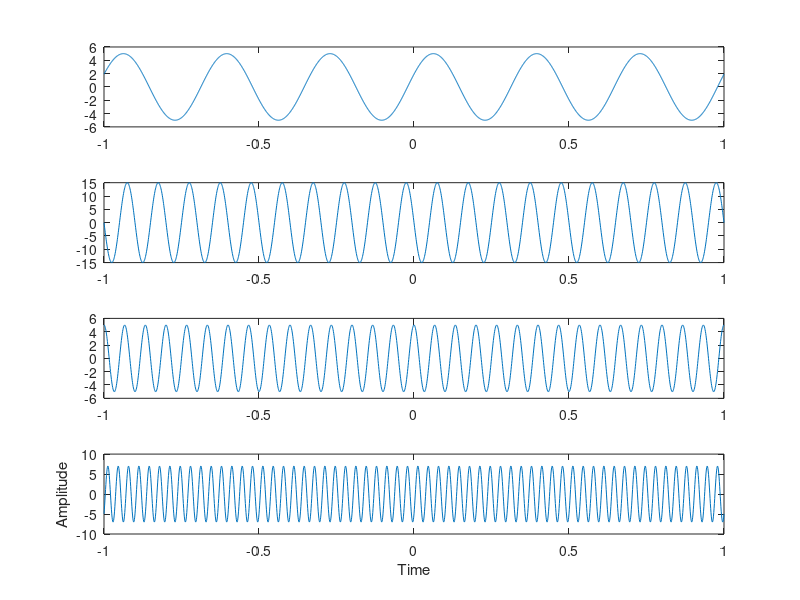
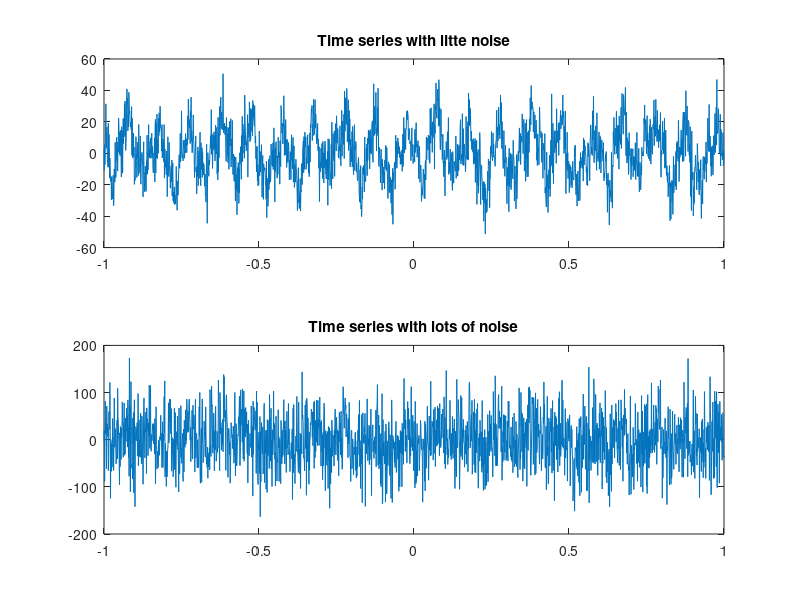
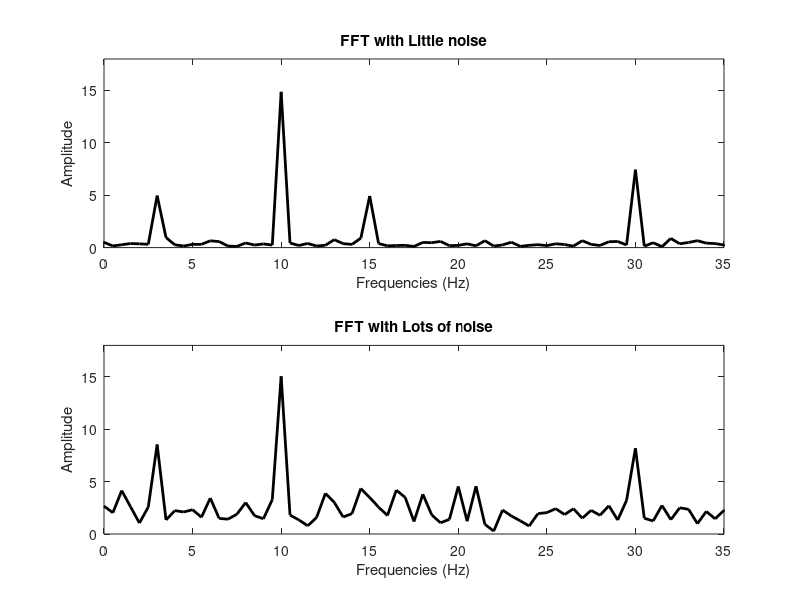

Reproduce these figures in MATLAB, in order. (Note: this script raises an error after producing the figures.)
%%%%%%%% Problem set: Spectral analyses %%%%%%%%%%

%% 1. Generate 10 seconds of data at 1 Hz, comprising 4 sine waves with
% different frequencies (1-30 Hz) and different amplitudes

srate = 1000;
frex = [3 10 15 30];
amplit = [5 15 5 7];
phases = [pi/8 pi pi/2 -pi/4];
time = -1:1/srate:1;
pnts = length(time);
% Create sine waves
sine_waves =  zeros(length(frex),length(time));

for fi=1:length(frex)
    sine_waves(fi,:) = amplit(fi) * sin(2*pi*time*frex(fi) + phases(fi));
end

littleNoise = randn(size(time)) * 10;
lotsofNoise = randn(size(time)) * 50;

figure(1), clf

for snum=1:4
    subplot(4,1,snum)
    plot(time,sine_waves(snum,:))
end
xlabel("Time"), ylabel("Amplitude")

% Plot summed sine waves with little noise
figure(2), clf
subplot(211)
plot(time, sum(sine_waves)+littleNoise)
title('Time series with litte noise')

subplot(212)
plot(time, sum(sine_waves)+lotsofNoise)
title('Time series with lots of noise')

%% 2. Compute the power spectrum of the simulated time series (use FFT)

figure(3), clf

for noisei=1:2
    % FFT
    if noisei==1
        f = fft(sum(sine_waves,1)+littleNoise)/pnts;
    else
        f = fft(sum(sine_waves,1)+lotsofNoise)/pnts;
    end
    % compute frequencies in Hz
    hz = linspace(0,srate,pnts);
    % plot the amplitude spectrum
    
    subplot(2,1,noisei)
    plot(hz,2*abs(f),'k','linew',2)
    xlabel('Frequencies (Hz)'), ylabel('Amplitude')
    set(gca,'xlim',[0 35], 'ylim', [0 max(amplit)*1.2])

    if noisei==1
        title('FFT with Little noise')
    else
        title('FFT with Lots of noise')
    end
end

%% 3. Compute the power spectrum of data from electrode 7 in the laminar V1 dât.

% load the LFP data
load v1_laminar.mat
pnts = length(timevec);
% pick which channel
chan2use = 7;

% FFT of all trials individually
powspectSeparate = fft(squeeze(csd(chan2use,:,:)),[],1)/pnts;
% Average the single-trial spectra together
powspectSeparate = mean(2*abs(powspectSeparate),1);

% now average first, then take the FFT of the trial average
powspectAverage = 2 * abs(fft(mean(csd(chan2use,:,:),3))/pnts);

% frequencies in Hz
hz = linspace(0,srate/2,floor(pnts/2)+1);

% plot
figure(4), clf 
subplot(211)
plot(hz,powspectSeparate(1:length(hz)),'linew',4)
set(gca,'xlim',[0 100])
xlabel('Frequency (Hz)'), ylabel('Amplitude')

subplot(212)
plot(hz,powspectAverage(1:length(hz)),'LineWidth',4)
xlabel('Frequency(Hz)'), ylabel('Amplitude')
set(gca,'xlim',[0 100])
